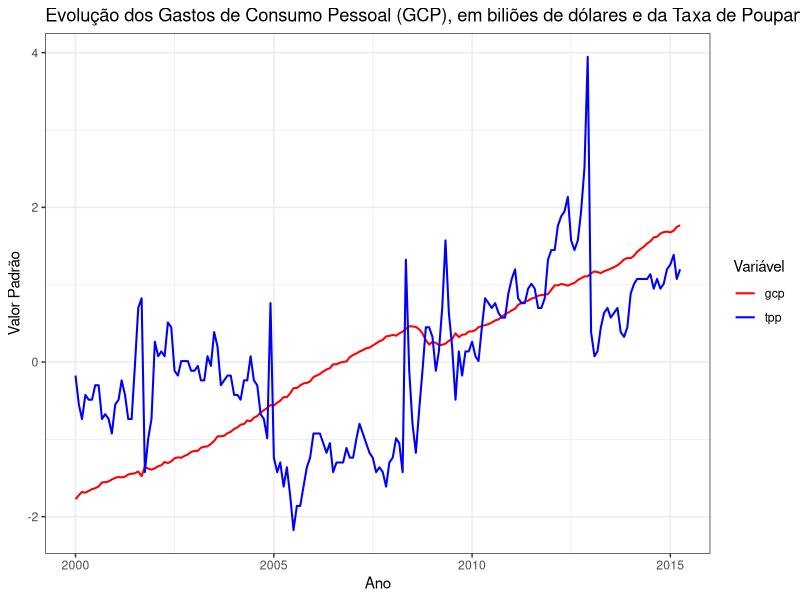

Here is the R script that generated this plot:
# Load required packages
library(readxl)
library(dplyr)
library(ggplot2)
library(lubridate)

# Set path where all data is located || latter it will be the directory where the plot will be saved
# If u use RStudio as long as all files are on the same folder, you don't need this line, i'm using VSCode/NeoVIM
setwd('/Users/pimpao/Library/CloudStorage/OneDrive-Personal/Code/R/P1')

# Load the data
data <- read_xlsx("econ.xlsx", sheet = 1)
  
# Select data for years >= 2000
data2000 <- data %>% filter(year(tempo) >= 2000)

# Calculate mean and standard deviation for each variable
mean_gcp <- mean(data2000$gcp)
sd_gcp <- sd(data2000$gcp)
mean_tpp <- mean(data2000$tpp)
sd_tpp <- sd(data2000$tpp)

# Apply the transformation to the data associated with each variable
data_transformed <- data2000 %>% mutate(z_gcp = (gcp - mean_gcp) / sd_gcp, z_tpp = (tpp - mean_tpp) / sd_tpp)

# Call the pdf command to start the plot - with the directory i want to save in + plot width + plot height (both in inches)
pdf(file='/Users/pimpao/Library/CloudStorage/OneDrive-Personal/Code/R/P1/Rplot.pdf', width = 4, height = 4)

# Plot the graph
ggplot(data_transformed, aes(x = tempo)) + 
  geom_line(aes(y = z_gcp, color = "gcp"), linewidth = 0.7) +
  geom_line(aes(y = z_tpp, color = "tpp"), linewidth = 0.7) +
  scale_color_manual(values = c("gcp" = "red", "tpp" = "blue"), 
                     name = "Variável") +
  labs(x = "Ano", y = "Valor Padrão",
       title = "Evolução dos Gastos de Consumo Pessoal (GCP), em biliões de dólares e da Taxa de Poupança Pessoal (TPP) desde 2000") +
  theme_bw()

dev.off()